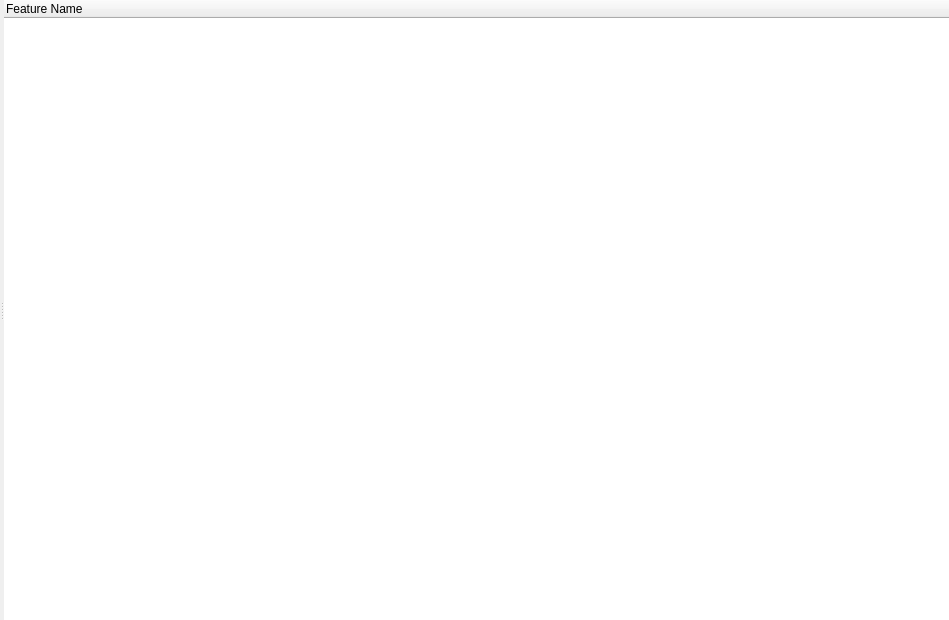
<?xml version="1.0" encoding="UTF-8"?>
<ui version="4.0">
 <class>CFeaturePackageGuiComp</class>
 <widget class="QWidget" name="CFeaturePackageGuiComp">
  <property name="geometry">
   <rect>
    <x>0</x>
    <y>0</y>
    <width>949</width>
    <height>620</height>
   </rect>
  </property>
  <property name="windowTitle">
   <string>Feature Package</string>
  </property>
  <layout class="QVBoxLayout" name="verticalLayout">
   <property name="spacing">
    <number>0</number>
   </property>
   <property name="leftMargin">
    <number>0</number>
   </property>
   <property name="topMargin">
    <number>0</number>
   </property>
   <property name="rightMargin">
    <number>0</number>
   </property>
   <property name="bottomMargin">
    <number>0</number>
   </property>
   <item>
    <widget class="QSplitter" name="splitter">
     <property name="orientation">
      <enum>Qt::Horizontal</enum>
     </property>
     <widget class="QWidget" name="FeatureList" native="true">
      <property name="sizePolicy">
       <sizepolicy hsizetype="Expanding" vsizetype="Preferred">
        <horstretch>0</horstretch>
        <verstretch>0</verstretch>
       </sizepolicy>
      </property>
      <layout class="QVBoxLayout" name="verticalLayout_4">
       <property name="spacing">
        <number>0</number>
       </property>
       <property name="leftMargin">
        <number>0</number>
       </property>
       <property name="topMargin">
        <number>0</number>
       </property>
       <property name="rightMargin">
        <number>0</number>
       </property>
       <property name="bottomMargin">
        <number>0</number>
       </property>
      </layout>
     </widget>
     <widget class="QTreeWidget" name="FeatureTree">
      <property name="styleSheet">
       <string notr="true">QTreeView::item
{
    color: #335777;
    height: 25px;
}

QTreeView::item::selected
{
    color: #335777;
    background-color: #e3eefa;
}

QTreeView::branch::selected
{
    background: #e3eefa;
}
</string>
      </property>
      <property name="frameShape">
       <enum>QFrame::NoFrame</enum>
      </property>
      <column>
       <property name="text">
        <string>Feature Name</string>
       </property>
      </column>
     </widget>
    </widget>
   </item>
  </layout>
 </widget>
 <resources/>
 <connections/>
</ui>
